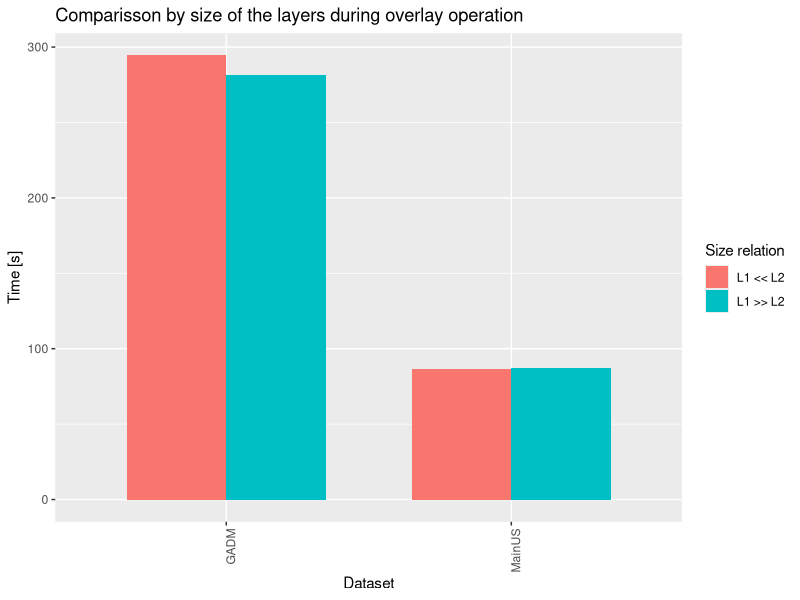
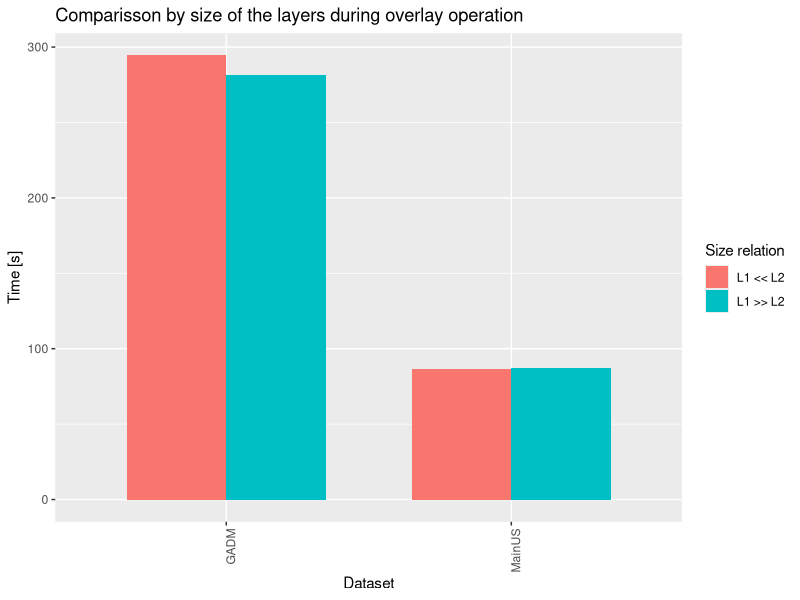

The R source for these figures, in order:
library(tidyverse)
setwd("/home/and/Documents/Papers/SDCEL/figures/experiments/compare/")

gadm   = read_tsv("GADM_compare/GADM_compare.tsv") %>%
  add_column(dataset = "GADM")
mainus = read_tsv("MainUS_compare/MainUS_compare.tsv") %>%
  add_column(dataset = "MainUS")

data = bind_rows(gadm, mainus)

p = ggplot(data, aes(x = dataset, y = time, fill = l1l2)) + 
  geom_col(width = 0.7, position="dodge") + 
  theme(axis.text.x = element_text(angle = 90, hjust = 1)) +
  labs(x="Dataset", y="Time [s]",
       title=paste0("Comparisson by size of the layers during overlay operation")) + 
  guides(fill=guide_legend(title="Size relation"))
plot(p)

W = as.numeric(Sys.getenv("R_WIDTH"))
H = as.numeric(Sys.getenv("R_HEIGHT"))
ggsave(paste0("compare.pdf"), width = W, height = H)
